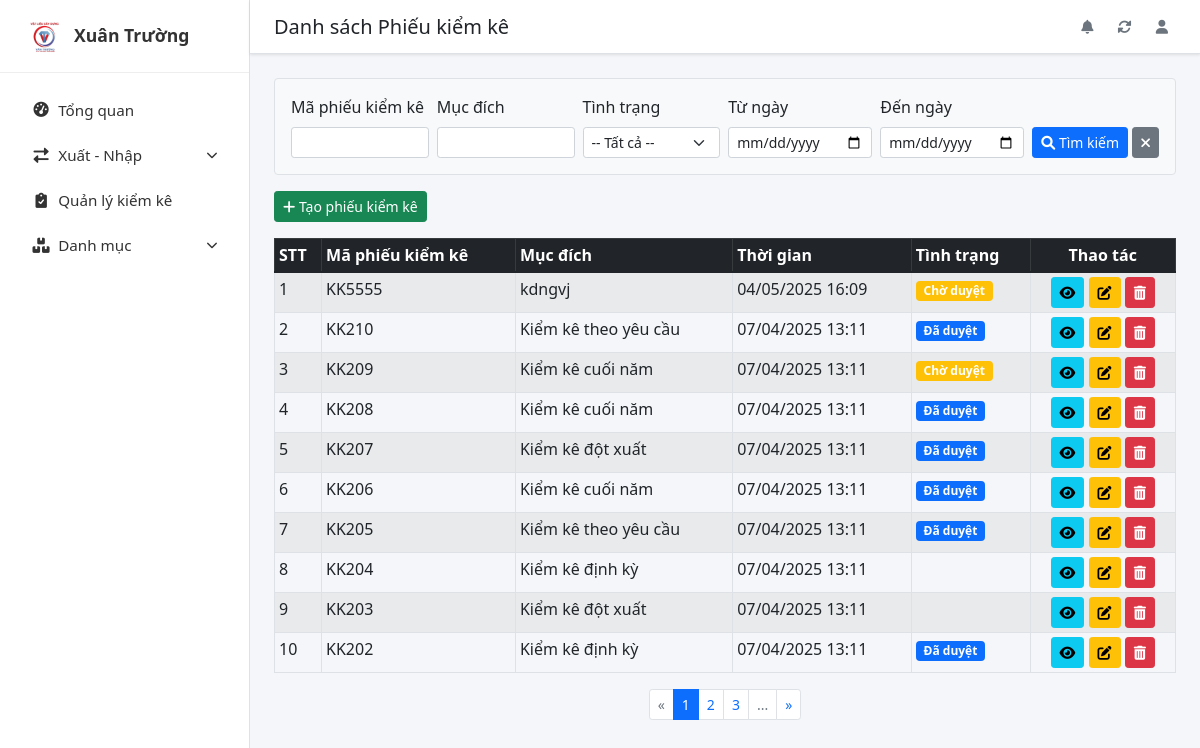
The page /app/kiem-ke/ on the database its author committed.
### cuoiky/models.py (models this page shows, shortened)
class KiemKe(models.Model):
    ma_kiemke = models.CharField(max_length=50, primary_key=True, verbose_name="Mã kiểm kê")
    muc_dich = models.CharField(max_length=255, blank=True, null=True, verbose_name="Mục đích")
    thoi_gian = models.DateTimeField(default=timezone.now, verbose_name="Thời gian kiểm kê")
    tinh_trang = models.CharField(
        max_length=50,
        choices=TINH_TRANG_KIEMKE_CHOICES,
        default='CHO_DUYET',
        verbose_name="Tình trạng phiếu"
    )
    tao_boi = models.ForeignKey(
        settings.AUTH_USER_MODEL,
        on_delete=models.SET_NULL,
        null=True,
        blank=True,
        related_name='phieu_kiem_ke',
        verbose_name="Người tạo"
    )
    ngay_tao = models.DateTimeField(auto_now_add=True, verbose_name="Ngày tạo phiếu")
    class Meta:
        verbose_name = "Phiếu Kiểm Kê"
        verbose_name_plural = "Phiếu Kiểm Kê"
        ordering = ['-ngay_tao']

### cuoiky/views.py (the view)
# urls.py: path('kiem-ke/', views.kiemke_list, name='kiemke-list'),
def kiemke_list(request):
    kiemke_list = KiemKe.objects.all().order_by('-ngay_tao')
    search_ma_kiemke = request.GET.get('ma_kiemke')
    search_muc_dich = request.GET.get('muc_dich')
    search_tinh_trang = request.GET.get('tinh_trang')
    search_tu_ngay = request.GET.get('tu_ngay')
    search_den_ngay = request.GET.get('den_ngay')
    if search_ma_kiemke:
        kiemke_list = kiemke_list.filter(ma_kiemke__icontains=search_ma_kiemke)
    if search_muc_dich:
        kiemke_list = kiemke_list.filter(muc_dich__icontains=search_muc_dich)
    if search_tinh_trang:
        kiemke_list = kiemke_list.filter(tinh_trang=search_tinh_trang)
    if search_tu_ngay:
        kiemke_list = kiemke_list.filter(thoi_gian__date__gte=search_tu_ngay)
    if search_den_ngay:
        kiemke_list = kiemke_list.filter(thoi_gian__date__lte=search_den_ngay)
    paginator = Paginator(kiemke_list, 10)  # Hiển thị 10 phiếu trên mỗi trang
    page = request.GET.get('page')
    try:
        kiemke_page = paginator.page(page)
    except PageNotAnInteger:
        kiemke_page = paginator.page(1)
    except EmptyPage:
        kiemke_page = paginator.page(paginator.num_pages)
    context = {
        'kiemke_list': kiemke_page,
        'page_obj': kiemke_page,
        'is_paginated': kiemke_page.has_other_pages(),
        'paginator': paginator,
        'search_params': request.GET.urlencode()
    }
    return render(request, 'cuoiky/kiemke_list.html', context)

### cuoiky/templates/cuoiky/kiemke_list.html (shortened to what this page needs)
{% extends 'cuoiky/base.html' %}
{% load static %}
{% block page_title %}Danh sách Phiếu kiểm kê{% endblock %}
{% block content %}
<form method="get" action="{% url 'kiemke-list' %}" class="mb-3 p-3 bg-light border rounded">
    <div class="row g-2 align-items-end">
        <div class="col-md">
            <label for="ma_kiemke" class="form-label form-label-sm">Mã phiếu kiểm kê</label>
            <input type="text" name="ma_kiemke" id="ma_kiemke" class="form-control form-control-sm" value="{{ request.GET.ma_kiemke|default:'' }}">
        </div>
        <div class="col-md">
            <label for="muc_dich" class="form-label form-label-sm">Mục đích</label>
            <input type="text" name="muc_dich" id="muc_dich" class="form-control form-control-sm" value="{{ request.GET.muc_dich|default:'' }}">
        </div>
        <div class="col-md">
            <label for="tinh_trang" class="form-label form-label-sm">Tình trạng</label>
            <select name="tinh_trang" id="tinh_trang" class="form-select form-select-sm">
                <option value="">-- Tất cả --</option>
            </select>
        </div>
        <div class="col-md">
            <label for="tu_ngay" class="form-label form-label-sm">Từ ngày</label>
            <input type="date" name="tu_ngay" id="tu_ngay" class="form-control form-control-sm" value="{{ request.GET.tu_ngay|default:'' }}">
        </div>
        <div class="col-md">
            <label for="den_ngay" class="form-label form-label-sm">Đến ngày</label>
            <input type="date" name="den_ngay" id="den_ngay" class="form-control form-control-sm" value="{{ request.GET.den_ngay|default:'' }}">
        </div>
        <div class="col-auto">
            <button type="submit" class="btn btn-primary btn-sm">
                <i class="fas fa-search"></i> Tìm kiếm
            </button>
            <a href="{% url 'kiemke-list' %}" class="btn btn-secondary btn-sm" title="Xóa bộ lọc">
                <i class="fas fa-times"></i>
            </a>
        </div>
    </div>
</form>
<div class="mb-3">
    <a href="{% url 'kiemke-create' %}" class="btn btn-success btn-sm">
        <i class="fas fa-plus"></i> Tạo phiếu kiểm kê
    </a>
</div>
<div class="table-responsive">
    <table class="table table-striped table-bordered table-hover table-sm">
        <thead class="table-dark">
            <tr>
                <th>STT</th>
                <th>Mã phiếu kiểm kê</th>
                <th>Mục đích</th>
                <th>Thời gian</th>
                <th>Tình trạng</th>
                <th class="text-center">Thao tác</th>
            </tr>
        </thead>
        <tbody>
            {% for kk in kiemke_list %}
            <tr>
                <td>{{ page_obj.start_index|add:forloop.counter0 }}</td>
                <td>{{ kk.ma_kiemke }}</td>
                <td>{{ kk.muc_dich }}</td>
                <td>{{ kk.thoi_gian|date:"d/m/Y H:i" }}</td>
                <td>
                    {% if kk.tinh_trang == 'CHO_DUYET' %}
                        <span class="badge bg-warning">Chờ duyệt</span>
                    {% elif kk.tinh_trang == 'DA_DUYET' %}
                        <span class="badge bg-primary">Đã duyệt</span>
                    {% elif kk.tinh_trang == 'TU_CHOI' %}
                        <span class="badge bg-danger">Từ chối</span>
                    {% endif %}
                </td>
                <td class="text-center">
                    <a href="{% url 'kiemke-detail' ma_kiemke=kk.ma_kiemke %}" class="btn btn-sm btn-info" title="Xem"><i class="fas fa-eye"></i></a>
                    <a href="{% url 'kiemke-update' ma_kiemke=kk.ma_kiemke %}" class="btn btn-sm btn-warning" title="Sửa"><i class="fas fa-edit"></i></a>
                    <form method="post" action="{% url 'kiemke-delete' ma_kiemke=kk.ma_kiemke %}" class="d-inline delete-form">
                        <button type="button" class="btn btn-sm btn-danger delete-btn" title="Xóa" data-bs-toggle="modal" data-bs-target="#deleteModal" data-ma-kiemke="{{ kk.ma_kiemke }}">
                            <i class="fas fa-trash-alt"></i>
                        </button>
                    </form>
                </td>
            </tr>
            {% empty %}
            <tr>
                <td colspan="6" class="text-center">Không có phiếu kiểm kê nào phù hợp.</td>
            </tr>
            {% endfor %}
        </tbody>
    </table>
</div>
{% if is_paginated %}
<nav aria-label="Page navigation">
    <ul class="pagination pagination-sm justify-content-center">
        {% if page_obj.has_previous %}
            <li class="page-item">
                <a class="page-link" href="?page={{ page_obj.previous_page_number }}&{{ search_params }}" aria-label="Previous">
                    <span aria-hidden="true">&laquo;</span>
                </a>
            </li>
        {% else %}
            <li class="page-item disabled"><span class="page-link">&laquo;</span></li>
        {% endif %}
        {% for i in paginator.page_range %}
            {% if i > page_obj.number|add:'-3' and i < page_obj.number|add:'3' %}
                {% if page_obj.number == i %}
                    <li class="page-item active"><span class="page-link">{{ i }}</span></li>
                {% else %}
                    <li class="page-item"><a class="page-link" href="?page={{ i }}&{{ search_params }}">{{ i }}</a></li>
                {% endif %}
            {% elif i == page_obj.number|add:'-3' or i == page_obj.number|add:'3' %}
                <li class="page-item disabled"><span class="page-link">...</span></li>
            {% endif %}
        {% endfor %}
        {% if page_obj.has_next %}
            <li class="page-item">
                <a class="page-link" href="?page={{ page_obj.next_page_number }}&{{ search_params }}" aria-label="Next">
                    <span aria-hidden="true">&raquo;</span>
                </a>
            </li>
        {% else %}
            <li class="page-item disabled"><span class="page-link">&raquo;</span></li>
        {% endif %}
    </ul>
</nav>
{% endif %}
{% endblock %}

### cuoiky/templates/cuoiky/base.html (shortened to what this page needs)
{% load static %}
<!DOCTYPE html>
<html lang="vi">
<head>
    <link href="https://cdn.jsdelivr.net/npm/bootstrap@5.1.3/dist/css/bootstrap.min.css" rel="stylesheet">
    <link rel="stylesheet" href="https://cdnjs.cloudflare.com/ajax/libs/font-awesome/6.0.0/css/all.min.css" />
    <script src="https://cdn.tailwindcss.com"></script>
</head>
<body>
    <nav class="sidebar">
        <div class="sidebar-sticky">
            <a href="{% url 'tongquan' %}" class="sidebar-brand">
                <img src="{% static 'images/logo.jpg' %}" alt="Xuân Trường Logo">
                <h5 class="mb-0">Xuân Trường</h5>
            </a>
            <ul class="nav flex-column">
                <li class="nav-item">
                    <a class="nav-link {% if request.resolver_match.url_name == 'tongquan' %}active{% endif %}"
                   href="{% url 'tongquan' %}">
                       <i class="fas fa-tachometer-alt fa-fw me-2"></i>Tổng quan
                    </a>
                </li>
                <li class="nav-item">
                    <a class="nav-link" data-bs-toggle="collapse" href="#xuatnhapSubmenu" role="button" aria-expanded="false" aria-controls="xuatnhapSubmenu">
                        <i class="fas fa-exchange-alt fa-fw me-2"></i>Xuất - Nhập
                    </a>
                </li>
                 <li class="nav-item">
                     <a class="nav-link {% if request.resolver_match.url_name == 'kiemke_list' %}active{% endif %}"
                        href="{% url 'kiemke-list' %}">
                        <i class="fas fa-clipboard-check fa-fw me-2"></i>Quản lý kiểm kê
                     </a>
                 </li>
                 <li class="nav-item">
                    {% url 'hanghoa-list' as hanghoa_url %}
                    {% with request.resolver_match.app_name as app_name %}
                    <a class="nav-link {% if app_name == 'cuoiky' %}active{% endif %}"
                       data-bs-toggle="collapse" href="#danhmucSubmenu" role="button"
                       aria-expanded="{% if app_name == 'cuoiky' %}true{% else %}false{% endif %}" aria-controls="danhmucSubmenu">
                         <i class="fas fa-boxes fa-fw me-2"></i>Danh mục
                    </a>
                    {% endwith %}
                </li>
            </ul>
        </div>
    </nav>
    <div class="main-wrapper">
         <header class="top-header">
             <div>
                 <h4 class="mb-0">{% block page_title %}Bảng điều khiển{% endblock %}</h4>
             </div>
             <div>
                 <button class="btn btn-sm border-0 me-1" title="Thông báo"><i class="fas fa-bell"></i></button>
                 <button class="btn btn-sm border-0 me-1" onclick="location.reload();" title="Tải lại trang"><i class="fas fa-sync-alt"></i></button>
                 <button class="btn btn-sm border-0" title="Tài khoản"><i class="fas fa-user"></i></button>
             </div>
         </header>
         <main class="main-content">
            {% block content %}{% endblock %}
         </main>
    </div>
</body>
</html>

### cuoiky/templates/cuoiky/base.html (style rules this page uses)
body { display: flex; min-height: 100vh; background-color: #f4f6f9; }
.sidebar { width: 250px; flex-shrink: 0; background-color: #ffffff; border-right: 1px solid #dee2e6; }
.sidebar-sticky { position: sticky; top: 0; height: 100vh; overflow-y: auto; }
.main-wrapper { flex-grow: 1; display: flex; flex-direction: column; }
.top-header { background-color: #ffffff; border-bottom: 1px solid #dee2e6; padding: 0.75rem 1.5rem; display: flex; justify-content: space-between; align-items: center; flex-shrink: 0; box-shadow: 0 1px 3px rgba(0,0,0,.1); }
.main-content { flex-grow: 1; padding: 1.5rem; overflow-y: auto; }
.sidebar .nav { padding: 1rem; }
.sidebar .nav-link { color: #333; font-size: 0.95rem; padding: 0.6rem 1rem; border-radius: 0.25rem; margin-bottom: 0.2rem; display: flex; align-items: center; }
.sidebar .nav-link .fa-fw { width: 1.2em; text-align: center; }
.sidebar-brand { display: flex; align-items: center; padding: 1rem 1.5rem; border-bottom: 1px solid #eee; text-decoration: none; }
.sidebar-brand img { height: 40px; margin-right: 10px; }
.sidebar-brand h5 { font-size: 1.1rem; color: #333; font-weight: 600; margin-bottom: 0; }
.top-header h4 { font-size: 1.25rem; font-weight: 500; }
.top-header .btn { color: #6c757d; }

### rows shown on the page
KiemKe: start_index|add "1", ma_kiemke "KK5555", muc_dich "kdngvj", thoi_gian "04/05/2025 16:09", tinh_trang "Chờ duyệt"
KiemKe: start_index|add "2", ma_kiemke "KK210", muc_dich "Kiểm kê theo yêu cầu", thoi_gian "07/04/2025 13:11", tinh_trang "Đã duyệt"
KiemKe: start_index|add "3", ma_kiemke "KK209", muc_dich "Kiểm kê cuối năm", thoi_gian "07/04/2025 13:11", tinh_trang "Chờ duyệt"
KiemKe: start_index|add "4", ma_kiemke "KK208", muc_dich "Kiểm kê cuối năm", thoi_gian "07/04/2025 13:11", tinh_trang "Đã duyệt"
KiemKe: start_index|add "5", ma_kiemke "KK207", muc_dich "Kiểm kê đột xuất", thoi_gian "07/04/2025 13:11", tinh_trang "Đã duyệt"
KiemKe: start_index|add "6", ma_kiemke "KK206", muc_dich "Kiểm kê cuối năm", thoi_gian "07/04/2025 13:11", tinh_trang "Đã duyệt"
KiemKe: start_index|add "7", ma_kiemke "KK205", muc_dich "Kiểm kê theo yêu cầu", thoi_gian "07/04/2025 13:11", tinh_trang "Đã duyệt"
KiemKe: start_index|add "8", ma_kiemke "KK204", muc_dich "Kiểm kê định kỳ", thoi_gian "07/04/2025 13:11"
KiemKe: start_index|add "9", ma_kiemke "KK203", muc_dich "Kiểm kê đột xuất", thoi_gian "07/04/2025 13:11"
KiemKe: start_index|add "10", ma_kiemke "KK202", muc_dich "Kiểm kê định kỳ", thoi_gian "07/04/2025 13:11", tinh_trang "Đã duyệt"

### other values the page prints
{{ i }} "1"
{{ i }} "2" "3"
